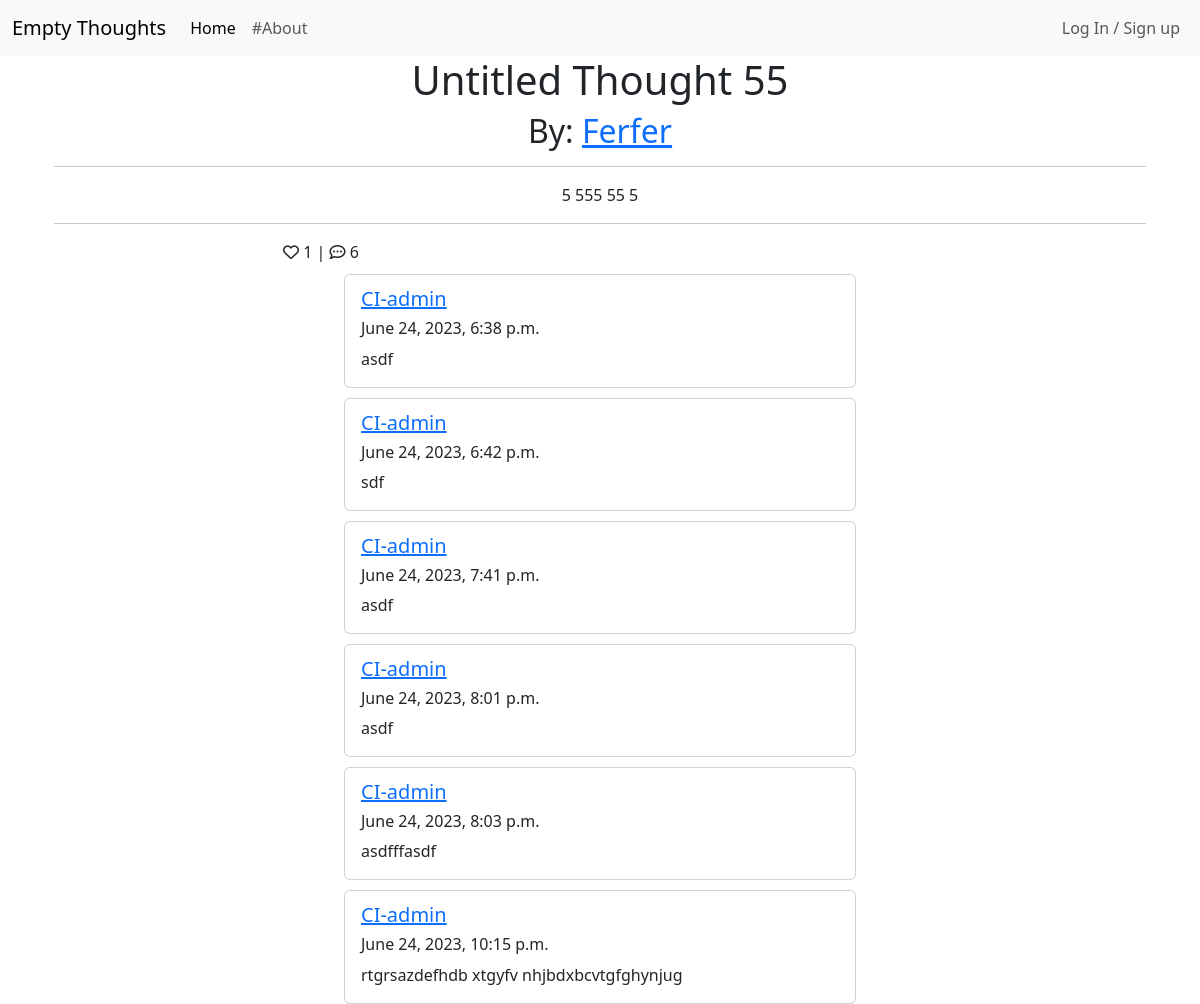
The page /view/5 on the database its author committed.
### thoughts/models.py (models this page shows, shortened)
class Thought(models.Model):
    title = models.CharField(
        max_length=96, null=False, blank=False, default="Untitled Thought")
    author = models.ForeignKey(
        User,
        on_delete=models.CASCADE,
        related_name='thoughts'
        )
    content = models.TextField(max_length=400, null=False, blank=False)
    time = models.TimeField(default=timezone.now)
    anonymous = models.BooleanField(null=False, blank=False, default=True)
    date_created = models.DateTimeField(auto_now_add=True)
    date_updated = models.DateTimeField(auto_now=True)
    likes = models.ManyToManyField(
        User,
        related_name="thought_likes",
        blank=True
        )
    tags = models.ManyToManyField(Tag, blank=True)
    class Meta:
        ordering = ['-date_created']
    def number_of_likes(self):
        return self.likes.count()
    def number_of_comments(self):
        return self.comment_thought.count()

class Comment(models.Model):
    thought = models.ForeignKey(
        Thought,
        on_delete=models.CASCADE,
        related_name="comment_thought"
        )
    author = models.ForeignKey(
        User,
        on_delete=models.CASCADE,
        related_name='comment_author'
        )
    content = models.TextField(max_length=280, null=False, blank=False)
    anonymous = models.BooleanField(null=False, blank=False, default=False)
    date_created = models.DateTimeField(auto_now_add=True)
    likes = models.ManyToManyField(
        User,
        related_name="comment_likes",
        blank=True
        )
    class Meta:
        ordering = ['date_created']

### thoughts/views.py (the view, shortened to what this page needs)
# urls.py: path('view/<thought_id>', views.ThoughtDetail.as_view(), name='view'),
class ThoughtDetail(View):
    def get(self, request, *args, **kwargs):
        thought_id = kwargs.get('thought_id')
        queryset = Thought.objects
        thought = get_object_or_404(queryset, id=thought_id)
        comments = thought.comment_thought.order_by('date_created')
        liked = False
        if thought.likes.filter(id=self.request.user.id).exists():
            liked = True
        context = {
                "thought": thought,
                "comments": comments,
                "liked": liked,
                "comment_form": CommentForm(),
            }
        return render(request, "thoughts/thought_detail.html", context)

### templates/thoughts/thought_detail.html (shortened to what this page needs)
{% extends 'base.html' %}
{% block content %}
{% load static %}
{% load crispy_forms_tags %}
<div class="container">
    <div class="container text-center">
        <h1 class="thought-title">{{thought.title}}</h1>
        {% if thought.anonymous %}
        <h2>By: Anonymous</h2>
        {% else %}
        <h2>By: <a a href="/user/{{thought.author.pk}}">{{thought.author}}</a></h2>
        {% endif %}</h6>
        <hr>
        <p class="card-text thought-content">{{thought.content}} </p>
        <hr>
        <div class="row">
            <div class="col">
                <span class="">
                {% if request.user in thought.likes.all %}
                <i class="fa-solid fa-heart"></i>
                {% else %}
                <i class="fa-regular fa-heart"></i>
                {% endif %}
                {{ thought.number_of_likes }} |
                <i class="fa-regular fa-comment-dots"></i> {{ thought.number_of_comments }}
                </span>
            </div>
        </div>
    </div>
    {% for comment in comments %}
        <div class="card center">
            <div class="card-body">
                {% if comment.anonymous %}
                    <h5>Anonymous</h5>
                {% else %}
                    <h5 class="card-subtitle mb-2 text-body-secondary">
                        <a a href="/user/{{comment.author.pk}}">{{comment.author}}</a>
                    </h5>
                    {% endif %}
                    <h6>{{comment.date_created}}</h6>
                <p class="card-text">{{comment.content}} </p>
            </div>
        </div>
        {% empty %}
        <br>
        <p>No comments yet.</p>
    {% endfor %}
</div>
{%endblock%}

### static/css/style.css (style rules this page uses)
.card { margin: 0 auto; float: none; margin-top: 10px; width: 32rem; }
.col { align-self: center; }
.thought-title, .thought-content { max-width: 100%; overflow-wrap: break-word; }

### rows shown on the page
Thought: title "Untitled Thought 55", author "Ferfer", content "5 555 55 5", number_of_likes "1", number_of_comments "6"
Comment: author "CI-admin", date_created "June 24, 2023, 6:38 p.m.", content "asdf"
Comment: author "CI-admin", date_created "June 24, 2023, 6:42 p.m.", content "sdf"
Comment: author "CI-admin", date_created "June 24, 2023, 7:41 p.m.", content "asdf"
Comment: author "CI-admin", date_created "June 24, 2023, 8:01 p.m.", content "asdf"
Comment: author "CI-admin", date_created "June 24, 2023, 8:03 p.m.", content "asdfffasdf"
Comment: author "CI-admin", date_created "June 24, 2023, 10:15 p.m.", content "rtgrsazdefhdb xtgyfv nhjbdxbcvtgfghynjug"
